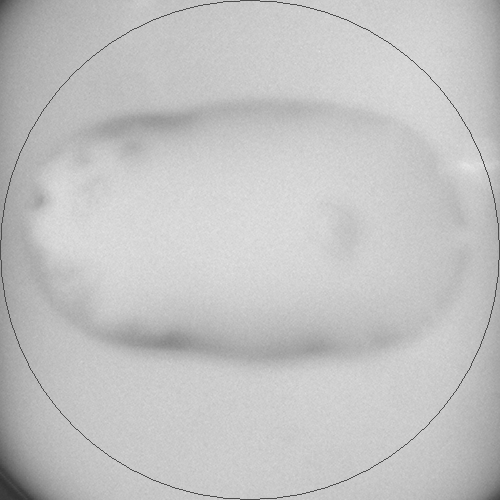
#> input picture Cropped/cropped_0.png, 500 x 500 px
$ python -i aufotofocus.py   (imports and definitions only)   (older library calls are emulated)
#> lines starting #> are read from the running program, lines starting #| are printed output that depends on the picture
#> further down, picture is the input picture: shape (500, 500, 3); min 48, max 232, mean 194.3
# important links https://stackoverflow.com/questions/58314400/edge-detection-for-multiple-images
# uses images in the specified folder directory
# renames the images if not already renamed, saves in a renamed folder
# crops images and outputs to cropped
# outputs processed images to a folder Processed

import cv2
import numpy as np
import os
import glob
import matplotlib.pyplot as plt
import re

procesdVals = []                        # temp array values for standard deviaiton and mean of each picture when looped
avgProcessed = []                       # array of mean values of processed photos
stdProcessed = []                       # array of standard deviation values of processed photos
boxDimen = 494                          # dimension of the cropping box
sourceDir = 'C:/Users/jamie/OneDrive/Shared_Files_Jan_Sci/Autofocus Images/J000972_AF_Temp/Set1/'            # photo source folder end in '/'
croppedDir = sourceDir + 'Cropped/cropped_{}.png'      # folder for cropped photos to be saved
processedDir = sourceDir + 'Processed/edge_{}.png' # folder for processed photos to be saved

# takes in a grayscale image initialized with cv2, and returns a processed image using Sobel XY processing
def sobel(img):
    # print('running Sobel')
    sobelX = cv2.Sobel(img, cv2.CV_64F, 1, 0)
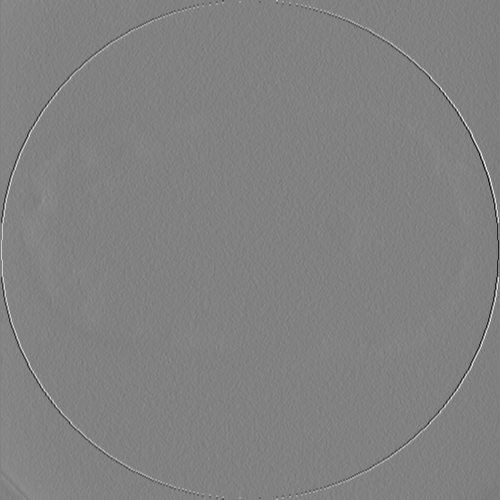
#> sobelX: shape (500, 500, 3) float64; min -566, max 546, mean 0.4; drawn with min black and max white
    sobelY = cv2.Sobel(img, cv2.CV_64F, 0, 1)
    sobelX = np.uint8(np.absolute(sobelX))
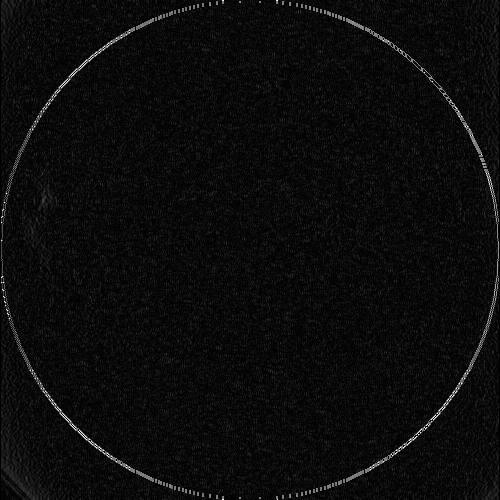
#> sobelX: shape (500, 500, 3); min 0, max 255, mean 11.6
    sobelY = np.uint8(np.absolute(sobelY))

    return cv2.bitwise_or(sobelX, sobelY)
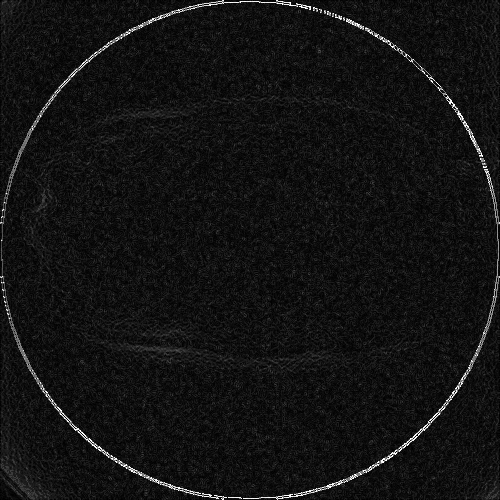
#> returned value: shape (500, 500, 3); min 0, max 255, mean 18.8

# pass the function an image using format img = cv2.imread('filename')
# see cropping.py for more info
# [129 lines left out: functions auto_crop, addZero, rename, renamecheck, plottr, csvFile and 2 more, not called in this run]
    # plottr(stdProcessed) # plot the values

# [1 line not run here, left out]

>>> import cv2
>>> picture = cv2.imread('Cropped/cropped_0.png')
>>> result = sobel(picture)

$ run again, on Cropped/cropped_12.png
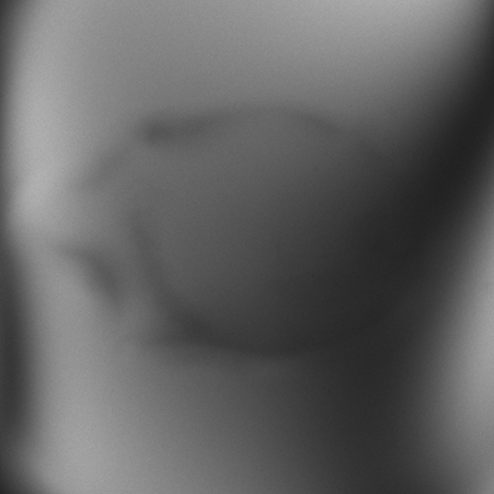
#> input picture Cropped/cropped_12.png, 494 x 494 px
#> picture is the input picture: shape (494, 494, 3); min 31, max 180, mean 98.4
#> in sobel, `sobelY = cv2.Sobel(img, cv2.CV_64F, 0, 1)`:
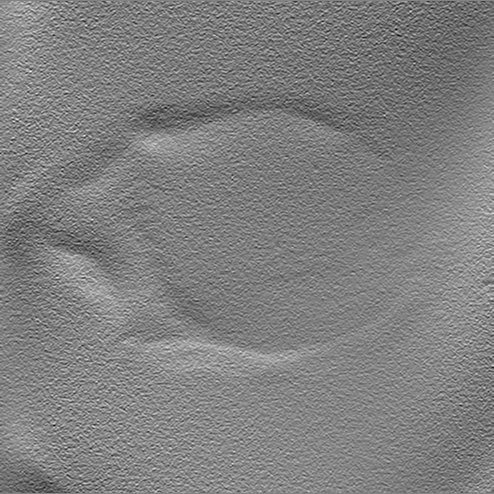
#> sobelY: shape (494, 494, 3) float64; min -41, max 39, mean -0.8; drawn with min black and max white
#> in sobel, `sobelX = np.uint8(np.absolute(sobelX))`:
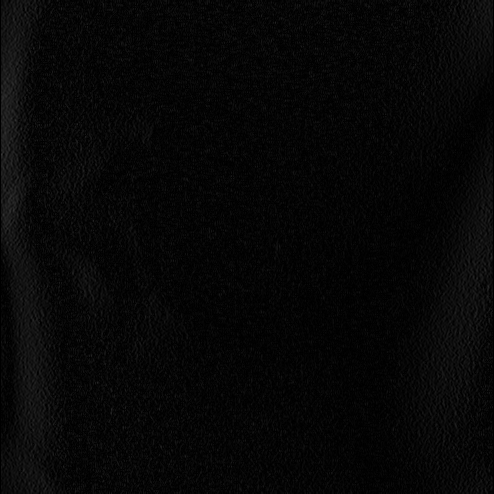
#> sobelX: shape (494, 494, 3); min 0, max 53, mean 6.7

$ run again, on Cropped/cropped_13.png
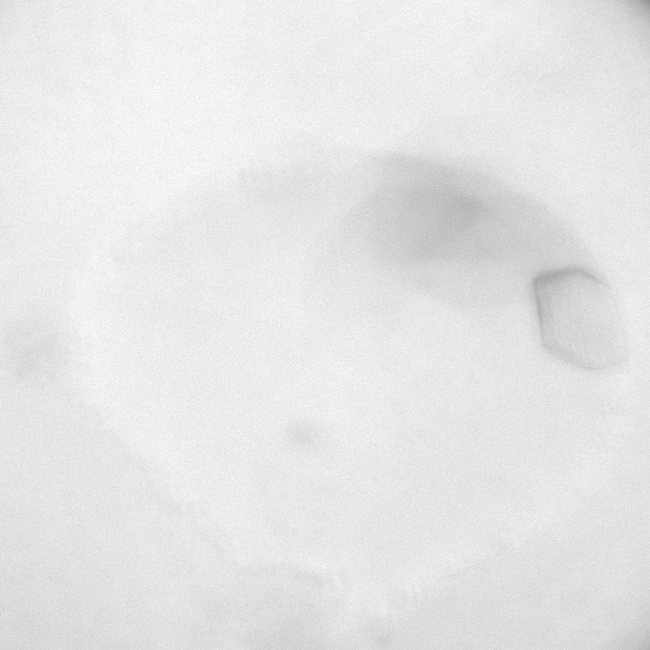
#> input picture Cropped/cropped_13.png, 650 x 650 px
#> picture is the input picture: shape (650, 650, 3); min 145, max 255, mean 229.7
#> in sobel, `sobelY = cv2.Sobel(img, cv2.CV_64F, 0, 1)`:
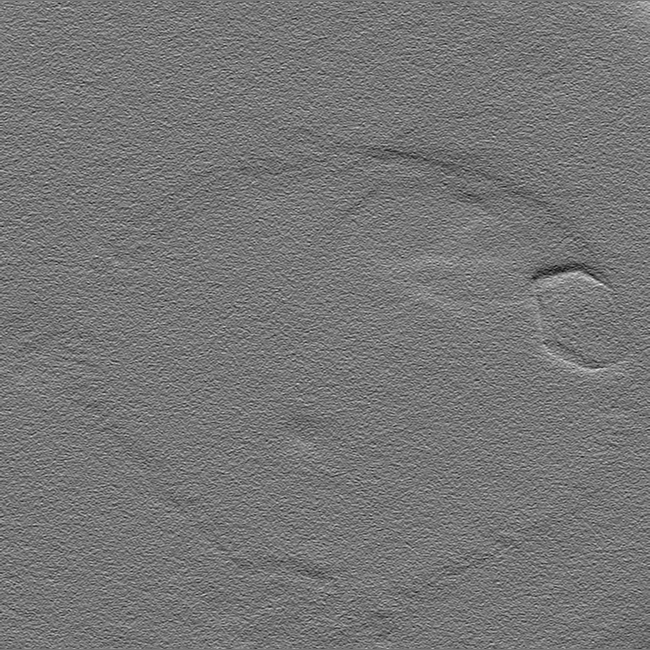
#> sobelY: shape (650, 650, 3) float64; min -64, max 73, mean -0.2; drawn with min black and max white
#> in sobel, `sobelX = np.uint8(np.absolute(sobelX))`:
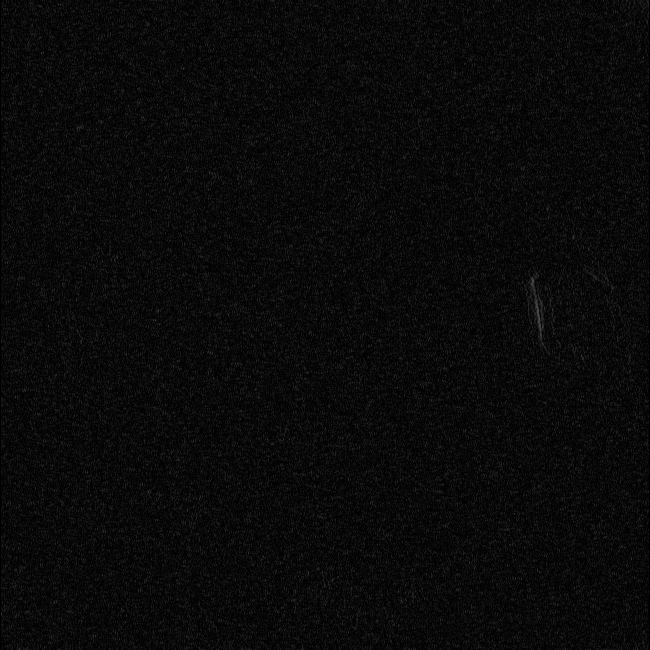
#> sobelX: shape (650, 650, 3); min 0, max 83, mean 9.7

$ run again, on Cropped/cropped_14.png
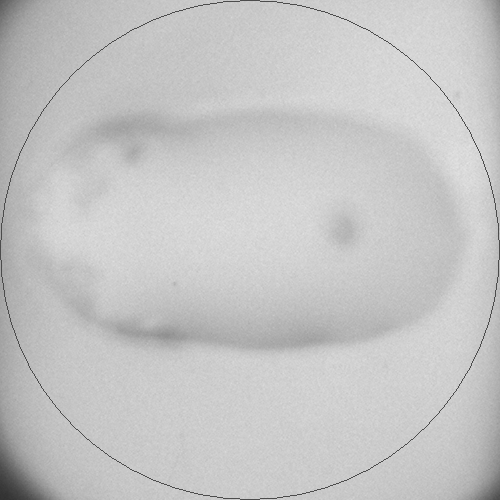
#> input picture Cropped/cropped_14.png, 500 x 500 px
#> picture is the input picture: shape (500, 500, 3); min 49, max 229, mean 196.8
#> in sobel, `sobelX = np.uint8(np.absolute(sobelX))`:
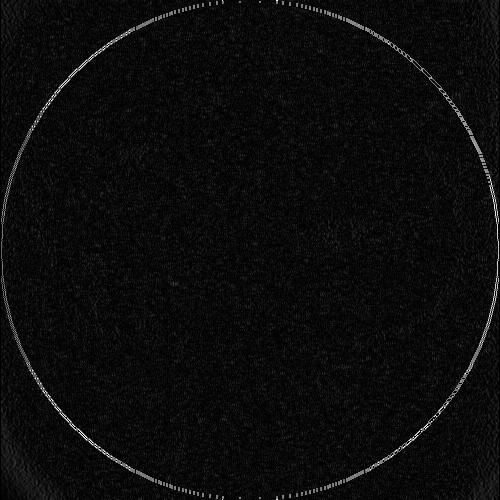
#> sobelX: shape (500, 500, 3); min 0, max 255, mean 11.7
#> in sobel, `return cv2.bitwise_or(sobelX, sobelY)`:
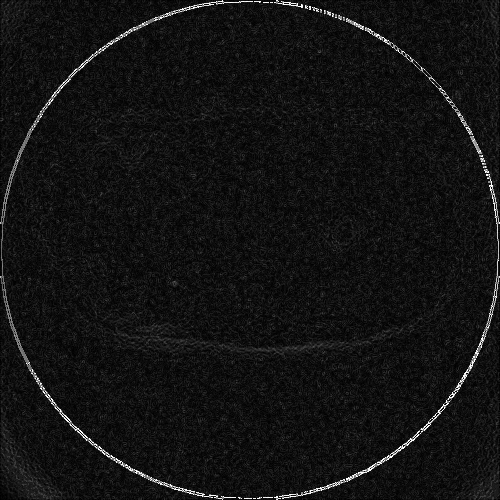
#> returned value: shape (500, 500, 3); min 0, max 255, mean 18.8
